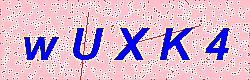

Write Python code to recreate this figure.
#!/usr/bin/python3
# -*- coding:utf-8 -*-

#验证码生成图片
from PIL import Image,ImageDraw,ImageFont,ImageFilter
import random

print('create a captcha......')

name = 'captcha.jpg'
size = (250,80)
bgcolor = random.choice(['yellow','orange','pink','white','green','deepskyblue','hotpink','red'])
line_num_area = (2,5)
line_color = 'red'
point_num_area = (30,100)
#点出现的概率是5%
point_rate = 5
point_color = random.choice(['yellow','orange','pink','white','green','deepskyblue','hotpink','red'])
chars = 'ABCDEFGHJKMNPQRSTUVWXYabcdefghjkmnpqrstuvwxy123456789'
chars_num = 5
font_type = 'arialbi.ttf'
font_size = 45
font_color = random.choice(['blue','gray','black'])

def get_chars(strs,num):
	return random.sample(strs,num)

def create_paper(size,bgcolor):
	paper = Image.new('RGBA',size,bgcolor)
	return paper

def create_line(paper,line_num_tuple,color):
	#这里的*是打开符号
	w,h = paper.size
	line_pen = ImageDraw.Draw(paper)
	line_nums = random.randint(*line_num_tuple)
	for i in range(line_nums):
		begin_point = (random.randint(0,w),random.randint(0,h))
		end_point = (random.randint(0,w),random.randint(0,h))
		line_pen.line([begin_point,end_point],fill=color)
	
def create_point(paper,point_rate,color):
	w,h = paper.size
	point_pen = ImageDraw.Draw(paper)
	#难道不是point_none_rate的数字吗 这里对概率进行计算可以学习下
	chance = min( 100,max( 0,int(point_rate) ) )
	print('chance is {}'.format(chance))
	#开始像粒子一样扫描点
	for w_ in range(w):
		for h_ in range(h):
			tmp = random.randint(0,100)
			#也就是有只有5%的概率才绘制
			if tmp > 100-chance:
				point_pen.point((w_,h_),fill=color)

def create_letter(paper,char_arr,font_type,font_size,font_color):
	letter_pen = ImageDraw.Draw(paper)
	w,h = paper.size
	#将得到的字符串组合成" x x x x "的片段
	char_str = ' {} '.format(' '.join(char_arr))
	font = ImageFont.truetype(font_type,font_size)
	#根据font的设定得到已知字符的宽度高度
	font_w,font_h = font.getsize(char_str)
	# print(w,h,font_w,font_h)
	letter_pen.text( ((w-font_w)/2,(h-font_h)/2 ),char_str,font=font,fill=font_color )





paper = create_paper(size,bgcolor)
create_line(paper,line_num_area,line_color)
create_point(paper,point_rate,point_color)
char_arr = get_chars(chars,chars_num)
create_letter(paper,char_arr,font_type,font_size,font_color)
paper = paper.filter(ImageFilter.EDGE_ENHANCE_MORE)
paper.save(name)


#get from here
'''
random.choice(['a','b','c'])|random.sample('abcdefj',2)|random.randint(0,10)|打开符号 *(12,34,56)
img = Image.open(src)|Image.new('RGBA',size,color)|img.save()|img.filter()|pen = ImageDraw.Draw(img)|pen.line()|pen.point()...
''.join(list)
'''